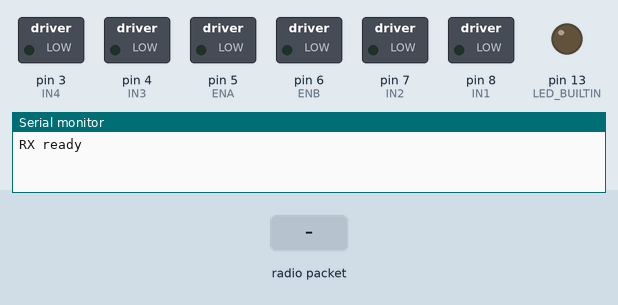
The sketch below on a simulated Arduino Uno, built with avr-gcc and run on an emulated ATmega328P. Shown: switched loads named in the sketch (green lamp = pin HIGH), output pins drawn as LEDs (lit = HIGH), the last lines printed to the serial monitor. The test bench sets the inputs (shaded band). No radio packets arrive unless stated.

Above: at 0.1 s.
At 1.2 s:
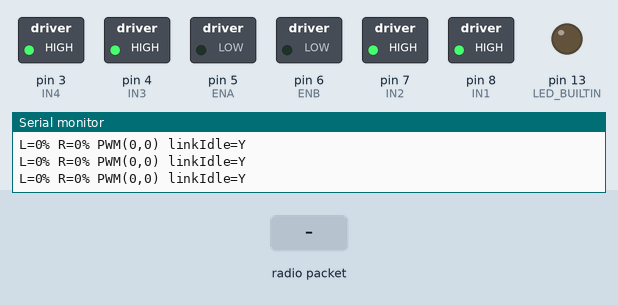
1.3 s: radio packet "1" arrives
Timing chart, 0 to 4.3 s (numbered marks = the images above; inputs shaded):
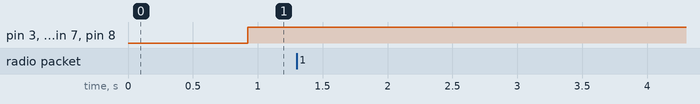

The sketch:

rx_l298n_diffdrive.ino
```cpp
// 433MHz ASK Joystick RX -> L298N Motor Control (Differential/Tank)
// Board: Arduino Uno (Receiver)
// RF RX DATA -> D11, VCC -> 5V, GND -> GND
// L298N: ENA->D5 (PWM), IN1->D8, IN2->D7, ENB->D6 (PWM), IN3->D4, IN4->D3

#include <RH_ASK.h>
#include <SPI.h>

RH_ASK driver(2000, 11, 12, 10, false);

// Packet from TX
struct __attribute__((packed)) JoyPacket {
  uint16_t x;   // 0..1023 (VRx)
  uint16_t y;   // 0..1023 (VRy)
  uint8_t  sw;  // 1=pressed, 0=released
};

// L298N pins (your map)
const uint8_t ENA = 5;  // LEFT  PWM
const uint8_t IN1 = 8;
const uint8_t IN2 = 7;
const uint8_t ENB = 6;  // RIGHT PWM
const uint8_t IN3 = 4;
const uint8_t IN4 = 3;

// ---- Tuning ----
const bool INVERT_X     = false;  // steer
const bool INVERT_Y     = true;   // forward stick = forward drive
const bool INVERT_LEFT  = false;
const bool INVERT_RIGHT = false;

const int  DEADZONE         = 30;
const uint8_t MIN_START_PWM = 45;
const uint8_t MAX_PWM       = 255;

const uint8_t  RAMP_STEP      = 6;     // PWM counts per tick
const uint16_t LOOP_MS        = 20;    // ~50 Hz control
const uint16_t FAILSAFE_MS    = 300;   // lost-link -> zero command
const uint16_t BRAKE_AFTER_MS = 900;   // after idle, apply brake at zero

// State
int prevLeftPwm  = 0;
int prevRightPwm = 0;
int targetLeftPct  = 0;  // -100..100
int targetRightPct = 0;  // -100..100
unsigned long lastRxMs = 0;

static inline int clampPercent(int v){ if(v>100)return 100; if(v<-100)return -100; return v; }

int toPercent(uint16_t raw, bool invert){
  int centered = (int)raw - 512;
  if (abs(centered) < DEADZONE) centered = 0;
  float pct = (centered / 511.0f) * 100.0f;
  if (invert) pct = -pct;
  if (pct>100)pct=100; if (pct<-100)pct=-100;
  return (int)pct;
}

uint8_t pctToPwm(int pct){
  int apct = abs(pct);
  if (apct == 0) return 0;
  int pwm = (apct * MAX_PWM) / 100;
  if (MIN_START_PWM>0 && pwm<MIN_START_PWM) pwm = MIN_START_PWM;
  if (pwm > MAX_PWM) pwm = MAX_PWM;
  return (uint8_t)pwm;
}

int slew(int current, int target, int step){
  if (current < target) { current += step; if (current>target) current = target; }
  else if (current > target) { current -= step; if (current<target) current = target; }
  return current;
}

void driveChannel(uint8_t en, uint8_t inA, uint8_t inB, int pct, bool invertSide, int &prevPwm, bool brakeAtZero){
  if (invertSide) pct = -pct;
  uint8_t targetPwm = pctToPwm(pct);
  int newPwm = slew(prevPwm, targetPwm, RAMP_STEP);
  prevPwm = newPwm;

  if (pct > 0)       { digitalWrite(inA,HIGH); digitalWrite(inB,LOW);  }
  else if (pct < 0 ) { digitalWrite(inA,LOW);  digitalWrite(inB,HIGH); }
  else {
    if (brakeAtZero) { digitalWrite(inA,HIGH); digitalWrite(inB,HIGH); }  // brake
    else             { digitalWrite(inA,LOW);  digitalWrite(inB,LOW);  }  // coast
  }
  analogWrite(en, newPwm);
}

void setup(){
  pinMode(LED_BUILTIN, OUTPUT);
  pinMode(ENA,OUTPUT); pinMode(IN1,OUTPUT); pinMode(IN2,OUTPUT);
  pinMode(ENB,OUTPUT); pinMode(IN3,OUTPUT); pinMode(IN4,OUTPUT);
  digitalWrite(IN1,LOW); digitalWrite(IN2,LOW);
  digitalWrite(IN3,LOW); digitalWrite(IN4,LOW);
  analogWrite(ENA,0); analogWrite(ENB,0);

  Serial.begin(115200);
  if (!driver.init()) Serial.println(F("RH_ASK init failed (RX)"));
  else                Serial.println(F("RX ready"));

  lastRxMs = millis();
}

void loop(){
  // 1) Receive as fast as possible
  uint8_t buf[RH_ASK_MAX_MESSAGE_LEN]; uint8_t buflen = sizeof(buf);
  if (driver.recv(buf, &buflen)) {
    if (buflen == sizeof(JoyPacket)) {
      JoyPacket pkt; memcpy(&pkt, buf, sizeof(pkt));
      lastRxMs = millis();
      int STR = toPercent(pkt.x, INVERT_X);
      int THR = toPercent(pkt.y, INVERT_Y);
      targetLeftPct  = clampPercent(THR + STR);
      targetRightPct = clampPercent(THR - STR);
    }
    digitalWrite(LED_BUILTIN, HIGH);
  } else {
    digitalWrite(LED_BUILTIN, LOW);
  }

  // 2) Failsafe on idle link
  unsigned long now = millis();
  bool linkIdle = (now - lastRxMs > FAILSAFE_MS);
  if (linkIdle) { targetLeftPct = 0; targetRightPct = 0; }

  // 3) Control update
  static unsigned long lastLoop=0;
  if (now - lastLoop >= LOOP_MS) {
    lastLoop = now;
    bool brakeAtZero = (now - lastRxMs > BRAKE_AFTER_MS);
    driveChannel(ENA, IN1, IN2, targetLeftPct,  INVERT_LEFT,  prevLeftPwm,  brakeAtZero);
    driveChannel(ENB, IN3, IN4, targetRightPct, INVERT_RIGHT, prevRightPwm, brakeAtZero);

    // Debug ~5 Hz
    static uint8_t dbg=0;
    if (++dbg >= (1000/(5*LOOP_MS))) {
      dbg=0;
      Serial.print(F("L=")); Serial.print(targetLeftPct);
      Serial.print(F("% R=")); Serial.print(targetRightPct);
      Serial.print(F("% PWM(")); Serial.print(prevLeftPwm);
      Serial.print(F(",")); Serial.print(prevRightPwm);
      Serial.print(F(") linkIdle=")); Serial.println(linkIdle?F("Y"):F("N"));
    }
  }
}
```
